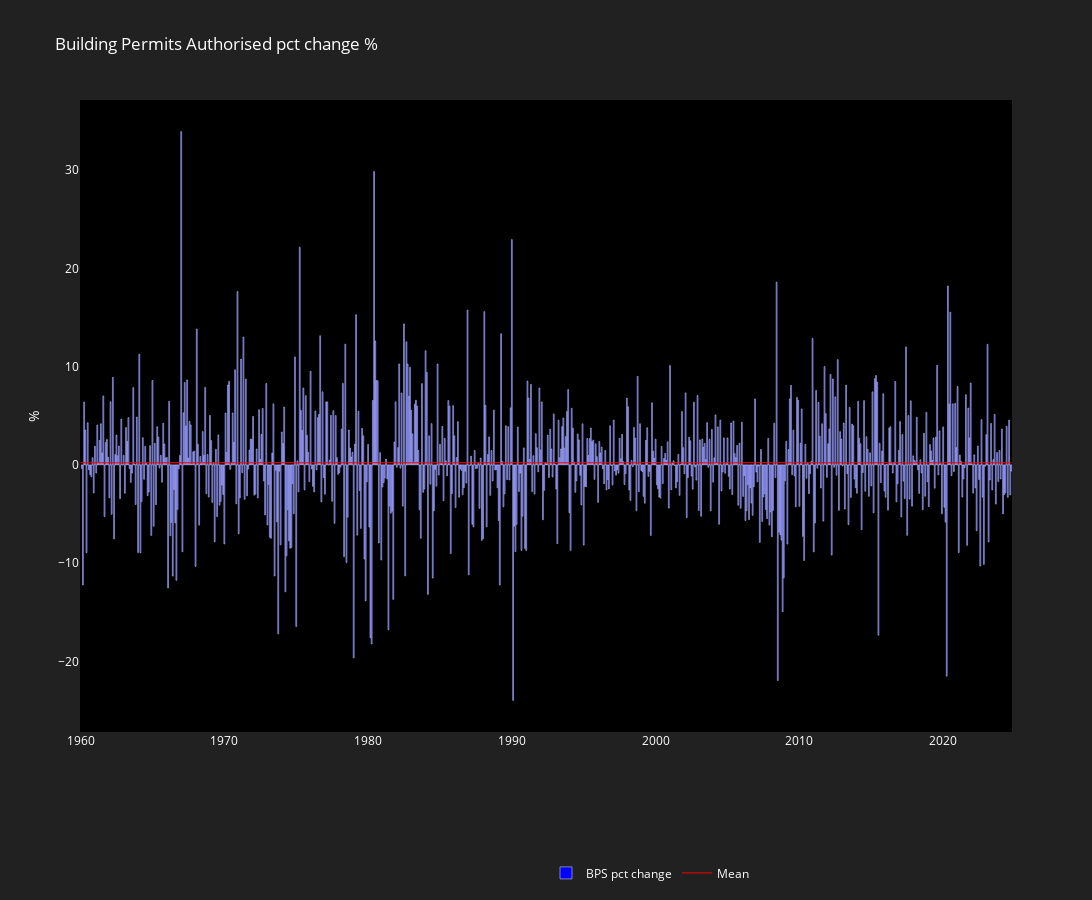

The notebook cell saved with this chart:
### Markdown cell above
- **BPS pct change**

### Code cell
fig = go.Figure()

fig.add_trace(go.Bar(
    x=BPS_df.index,
    y=BPS_df['^%'] * 100,
    name='BPS pct change',
    marker=dict(color='blue'),
))

fig.add_trace(go.Scatter(
    x=BPS_df.index, 
    y=[100 * BPS_df['^%'].mean() for _ in range(len(BPS_df))], 
    name='Mean',
    line=dict(color='red', width=1),
    showlegend=True
))

fig.update_layout(
    title=dict(text='Building Permits Authorised pct change %'),
    width=1400,
    height=900,
    plot_bgcolor="black",
    paper_bgcolor="#212121",
    font=dict(color="white"),
    hovermode="x unified",
    yaxis=dict(title="%", exponentformat="none", showgrid=False, zeroline=False),
    barmode="group",
    legend=dict(x=0.5, y=-0.2, orientation="h"),
    xaxis=dict(showgrid=False),
)

fig.show()

### Figure 1 — Plotly figure (JSON) as saved in the notebook; plotly's stock layout.template omitted (floating-point values rounded to 4 significant figures; data arrays with more than 128 entries replaced by an {"elided": "..."} marker saying what was removed)
{"data": [{"marker": {"color": "blue"}, "name": "BPS pct change", "type": "bar", "x": {"elided": "778 str values"}, "y": {"elided": "778 float values"}}, {"line": {"color": "red", "width": 1}, "name": "Mean", "showlegend": true, "type": "scatter", "x": {"elided": "778 str values"}, "y": {"elided": "778 float values"}}], "layout": {"barmode": "group", "font": {"color": "white"}, "height": 900, "hovermode": "x unified", "legend": {"orientation": "h", "x": 0.5, "y": -0.2}, "paper_bgcolor": "#212121", "plot_bgcolor": "black", "title": {"text": "Building Permits Authorised pct change %"}, "width": 1400, "xaxis": {"showgrid": false}, "yaxis": {"exponentformat": "none", "showgrid": false, "title": {"text": "%"}, "zeroline": false}}}
